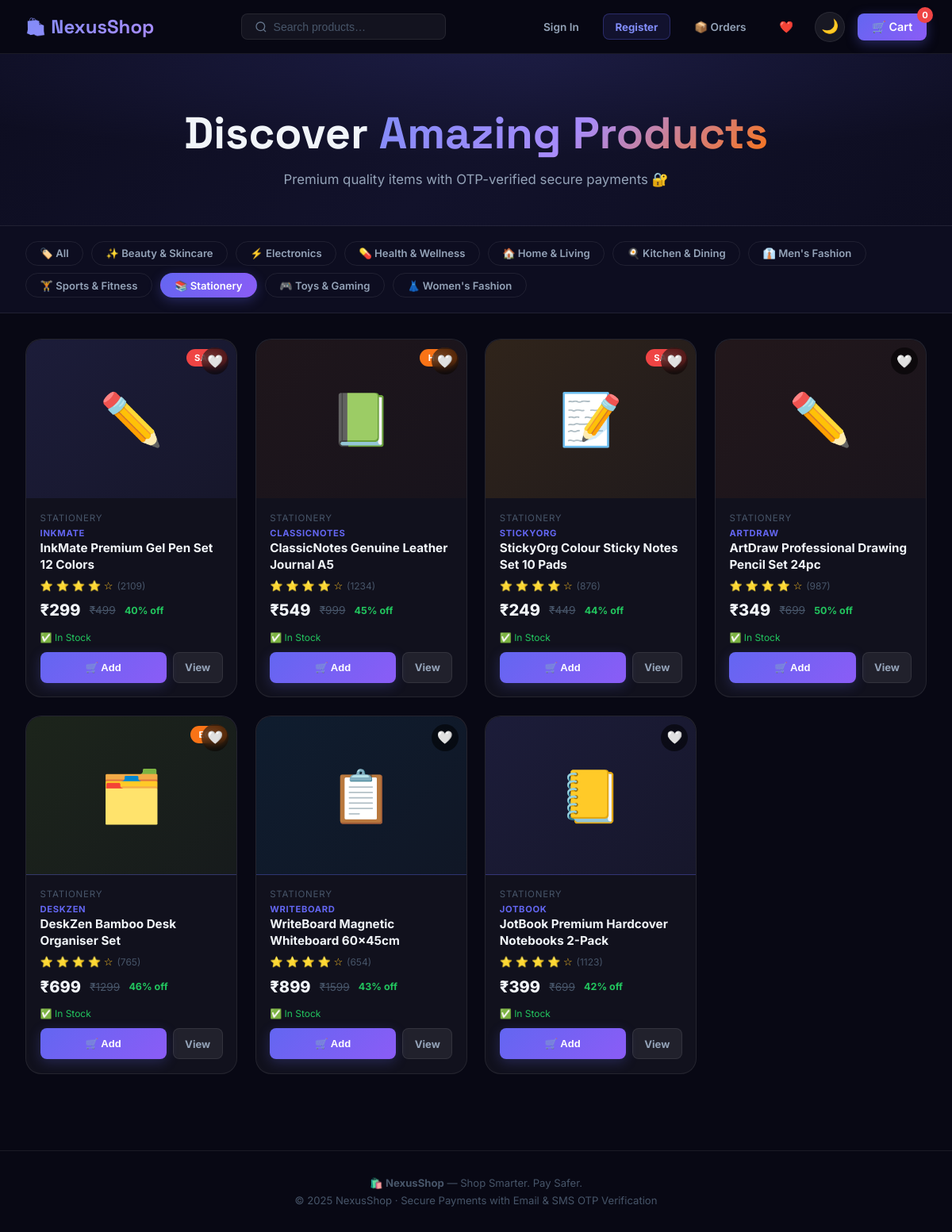
The app's page /?category=Stationery with its own data.
### models.py (models this page shows, shortened)
class Product(db.Model):
    __tablename__ = "products"
    id=db.Column(db.Integer,primary_key=True)
    name=db.Column(db.String(120),nullable=False)
    brand=db.Column(db.String(60),default="NexusShop")
    category=db.Column(db.String(60),nullable=False)
    price=db.Column(db.Float,nullable=False)
    original_price=db.Column(db.Float)
    description=db.Column(db.Text)
    highlights=db.Column(db.Text)
    specs_json=db.Column(db.Text)
    image_url=db.Column(db.Text)
    images_json=db.Column(db.Text)
    image_emoji=db.Column(db.String(10),default="📦")
    image_color=db.Column(db.String(20),default="#6366f1")
    stock=db.Column(db.Integer,default=50)
    rating=db.Column(db.Float,default=4.5)
    reviews=db.Column(db.Integer,default=100)
    badge=db.Column(db.String(30))
    created_at=db.Column(db.DateTime,default=datetime.utcnow)

### app.py (the view)
@app.route("/")
def index():
    category = request.args.get("category", "All")
    search   = request.args.get("q", "")
    query    = Product.query
    if category != "All":
        query = query.filter_by(category=category)
    if search:
        query = query.filter(Product.name.ilike(f"%{search}%"))
    products   = query.all()
    categories = ["All"] + sorted(set(p.category for p in Product.query.all()))
    cart_count = sum(i["qty"] for i in get_cart().values())
    current_user = get_logged_in_user()
    return render_template("index.html",
                           products=products,
                           categories=categories,
                           active_category=category,
                           search=search,
                           cart_count=cart_count,
                           current_user=current_user)

### app.py (called while the page is built)
def get_cart():
    return session.get("cart", {})

def get_logged_in_user():
    uid = session.get("user_id")
    return User.query.get(uid) if uid else None

### templates/index.html (shortened to what this page needs)
{% extends "base.html" %}
{% block content %}
<section class="hero">
  <h1>Discover <span>Amazing Products</span></h1>
  <p>Premium quality items with OTP-verified secure payments 🔐</p>
</section>
<div class="category-tabs">
  {% for cat in categories %}
  <a href="/?category={{ cat | urlencode }}" class="cat-tab {% if cat == active_category %}active{% endif %}">
    {% if cat == 'All' %}🏷️{% elif cat == 'Electronics' %}⚡{% elif cat == "Men's Fashion" %}👔{% elif cat == "Women's Fashion" %}👗{% elif cat == 'Fashion' %}👗{% elif cat == 'Home & Living' %}🏠{% elif cat == 'Kitchen & Dining' %}🍳{% elif cat == 'Beauty & Skincare' %}✨{% elif cat == 'Sports & Fitness' %}🏋️{% elif cat == 'Health & Wellness' %}💊{% elif cat == 'Stationery' %}📚{% elif cat == 'Toys & Gaming' %}🎮{% else %}🛍️{% endif %}
    {{ cat }}
  </a>
  {% endfor %}
</div>
<div class="product-grid">
  {% if products %}
    {% for p in products %}
    <div class="product-card" id="product-{{ p.id }}">
      <div class="product-image-wrap">
        {% if p.image_url %}
        <div class="product-emoji-box" style="display:none;background:linear-gradient(135deg,{{ p.image_color }}22,{{ p.image_color }}11)">
          {{ p.image_emoji }}
        </div>
        {% else %}
        <div class="product-emoji-box" style="background:linear-gradient(135deg,{{ p.image_color }}22,{{ p.image_color }}11)">
          {{ p.image_emoji }}
        </div>
        {% endif %}
        {% if p.badge %}
        <span class="product-badge {% if p.badge=='Sale' %}sale{% elif p.badge=='New' %}new{% elif p.badge=='Eco' %}eco{% endif %}">
          {{ p.badge }}
        </span>
        {% endif %}
        <button class="card-wishlist-btn" data-pid="{{ p.id }}" onclick="toggleWishlistCard({{ p.id }}, this)" title="Wishlist">
          🤍
        </button>
      </div>
      <div class="product-info">
        <div class="product-category">{{ p.category }}</div>
        {% if p.brand %}<div class="product-brand-label">{{ p.brand }}</div>{% endif %}
        <a href="/product/{{ p.id }}" class="product-name-link">
          <div class="product-name">{{ p.name }}</div>
        </a>
        <div class="product-rating">
          <span class="stars">
            {% for i in range(5) %}
              {% if i < p.rating|int %}⭐{% else %}☆{% endif %}
            {% endfor %}
          </span>
          <span class="rating-count">({{ p.reviews }})</span>
        </div>
        <div class="product-price">
          <span class="price-current">₹{{ p.price|int }}</span>
          {% if p.original_price %}
          <span class="price-original">₹{{ p.original_price|int }}</span>
          <span class="price-discount">{{ ((1 - p.price/p.original_price)*100)|int }}% off</span>
          {% endif %}
        </div>
        <div class="stock-indicator {% if p.stock < 10 %}stock-low{% else %}stock-ok{% endif %}">
          {% if p.stock == 0 %}❌ Out of Stock
          {% elif p.stock < 10 %}⚠️ Only {{ p.stock }} left!
          {% else %}✅ In Stock{% endif %}
        </div>
        <div class="card-action-row">
          <button class="btn-add-cart" onclick="addToCart({{ p.id }}, this)"
            {% if p.stock == 0 %}disabled style="opacity:0.4"{% endif %}>
            {% if p.stock == 0 %}Out of Stock{% else %}🛒 Add{% endif %}
          </button>
          <a href="/product/{{ p.id }}" class="btn-view-detail">View</a>
        </div>
      </div>
    </div>
    {% endfor %}
  {% endif %}
</div>
{% endblock %}

### records on screen
Product: category "Beauty & Skincare"
Product: category "Electronics"
Product: category "Health & Wellness"
Product: category "Home & Living"
Product: category "Kitchen & Dining"
Product: category "Men's Fashion"
Product: category "Sports & Fitness"
Product: category "Stationery", image_emoji "✏️", badge "SALE", category "STATIONERY", brand "INKMATE", name "InkMate Premium Gel Pen Set 12 Colors", reviews "2109", price "299", original_price "499", ((1-p.price/p.original_price)*100)|int "40", stock "✅ In Stock"
Product: category "Toys & Gaming"
Product: category "Women's Fashion"
Product: image_emoji "📗", badge "HOT", category "STATIONERY", brand "CLASSICNOTES", name "ClassicNotes Genuine Leather Journal A5", reviews "1234", price "549", original_price "999", ((1-p.price/p.original_price)*100)|int "45", stock "✅ In Stock"
Product: image_emoji "📝", badge "SALE", category "STATIONERY", brand "STICKYORG", name "StickyOrg Colour Sticky Notes Set 10 Pads", reviews "876", price "249", original_price "449", ((1-p.price/p.original_price)*100)|int "44", stock "✅ In Stock"
Product: image_emoji "✏️", category "STATIONERY", brand "ARTDRAW", name "ArtDraw Professional Drawing Pencil Set 24pc", reviews "987", price "349", original_price "699", ((1-p.price/p.original_price)*100)|int "50", stock "✅ In Stock"
Product: image_emoji "🗂️", badge "ECO", category "STATIONERY", brand "DESKZEN", name "DeskZen Bamboo Desk Organiser Set", reviews "765", price "699", original_price "1299", ((1-p.price/p.original_price)*100)|int "46", stock "✅ In Stock"
Product: image_emoji "📋", category "STATIONERY", brand "WRITEBOARD", name "WriteBoard Magnetic Whiteboard 60×45cm", reviews "654", price "899", original_price "1599", ((1-p.price/p.original_price)*100)|int "43", stock "✅ In Stock"
Product: image_emoji "📒", category "STATIONERY", brand "JOTBOOK", name "JotBook Premium Hardcover Notebooks 2-Pack", reviews "1123", price "399", original_price "699", ((1-p.price/p.original_price)*100)|int "42", stock "✅ In Stock"

### other values on screen
{{ cart_count|default(0) }} "0"
{{ cat }} "All"
